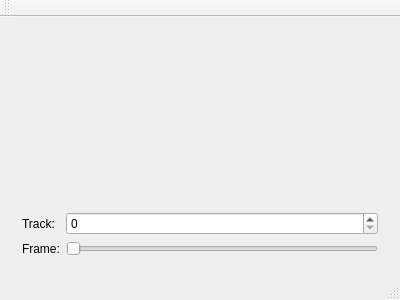
<?xml version="1.0" encoding="UTF-8"?>
<ui version="4.0">
 <class>TrackExplorer</class>
 <widget class="QMainWindow" name="TrackExplorer">
  <property name="geometry">
   <rect>
    <x>0</x>
    <y>0</y>
    <width>400</width>
    <height>300</height>
   </rect>
  </property>
  <property name="windowTitle">
   <string>TrackExplorer</string>
  </property>
  <widget class="QWidget" name="centralWidget">
   <layout class="QVBoxLayout" name="verticalLayout">
    <item>
     <widget class="QVTKWidget" name="centralQVTKWidget" native="true">
      <property name="sizePolicy">
       <sizepolicy hsizetype="Expanding" vsizetype="Expanding">
        <horstretch>0</horstretch>
        <verstretch>0</verstretch>
       </sizepolicy>
      </property>
     </widget>
    </item>
    <item>
     <widget class="QWidget" name="controlsWidget" native="true">
      <property name="sizePolicy">
       <sizepolicy hsizetype="Preferred" vsizetype="Minimum">
        <horstretch>0</horstretch>
        <verstretch>0</verstretch>
       </sizepolicy>
      </property>
      <layout class="QFormLayout" name="formLayout">
       <item row="4" column="1">
        <widget class="QSlider" name="frameSlider">
         <property name="orientation">
          <enum>Qt::Horizontal</enum>
         </property>
        </widget>
       </item>
       <item row="4" column="0">
        <widget class="QLabel" name="frameLabel">
         <property name="text">
          <string>Frame:</string>
         </property>
        </widget>
       </item>
       <item row="2" column="0">
        <widget class="QLabel" name="trackLabel">
         <property name="text">
          <string>Track:</string>
         </property>
        </widget>
       </item>
       <item row="2" column="1">
        <widget class="QSpinBox" name="trackSpinBox"/>
       </item>
      </layout>
     </widget>
    </item>
   </layout>
  </widget>
  <widget class="QMenuBar" name="menuBar">
   <property name="geometry">
    <rect>
     <x>0</x>
     <y>0</y>
     <width>400</width>
     <height>20</height>
    </rect>
   </property>
  </widget>
  <widget class="QToolBar" name="mainToolBar">
   <attribute name="toolBarArea">
    <enum>TopToolBarArea</enum>
   </attribute>
   <attribute name="toolBarBreak">
    <bool>false</bool>
   </attribute>
  </widget>
  <widget class="QStatusBar" name="statusBar"/>
 </widget>
 <layoutdefault spacing="6" margin="11"/>
 <customwidgets>
  <customwidget>
   <class>QVTKWidget</class>
   <extends>QWidget</extends>
   <header>QVTKWidget.h</header>
  </customwidget>
 </customwidgets>
 <resources/>
 <connections/>
</ui>
